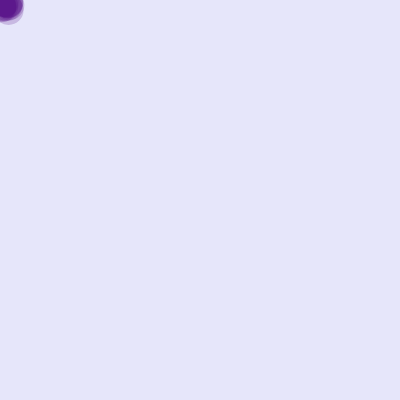
Frame 1 (no input)
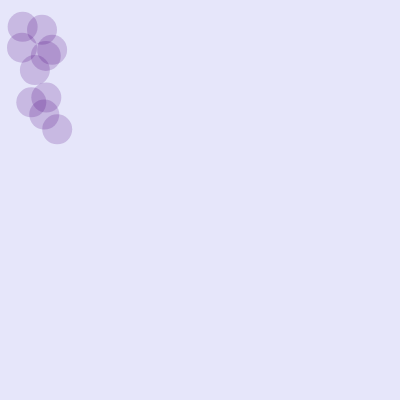
Frame 60 (no input)
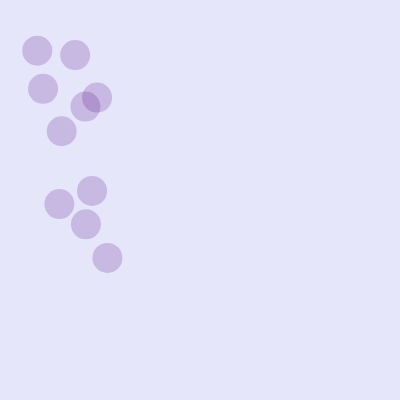
Frame 120 (the mouse pressed at the canvas centre since frame 60)

The p5.js sketch that drew these frames (run headless with seeded random() and noise() and a simulated clock; from frame 60 on, the mouse is pressed at the canvas centre):

// p5.js sketch
// ── sketch.js
// -
// Camminatori indipendenti, bolle by Ilenia Balella 
// 2020 © Ilenia Balella @ileniab, Daniele @Fupete and the course DSII2020 at DESIGN.unirsm 
// github.com/dsii-2020-unirsm — github.com/ileniab
// Educational purposes, MIT License, 2020, San Marino
// —
// Credits/Thanks to: 
// @aparrish (twitter.com/aparrish) for https://creative-coding.decontextualize.com/changes-over-time/
// original license: Creative Commons Attribution-NonCommercial 4.0 International License
//
// - 

let position;
let velocity;
let cornice= 20;

let camminatore = [];

function setup() {
createCanvas(400, 400);
for (let i=0; i<10; i++) {
camminatore[i] = new Walker();
}
}

function draw() {
background(230,230,250);

for (let i=0; i<camminatore.length; i++) {

camminatore[i].step();
camminatore[i].display();
}
}

class Walker {
constructor() { //funzione setup che definisce la posizione iniziale
this.position = createVector(random(10),random(10));
this.velocity = createVector(random(1), random(2.3));
}

display() {
noStroke();
fill (75,0,130,50);
ellipse (this.position.x, this.position.y, 30, 30);
}

step() {
this.position.add(this.velocity);

if ((this.position.x > width) || (this.position.x < 0)) {
this.velocity.x = this.velocity.x * -1;
}

if ((this.position.y > height) || (this.position.y <0)) {
this.velocity.y = this.velocity.y * -1;

}
}
}
